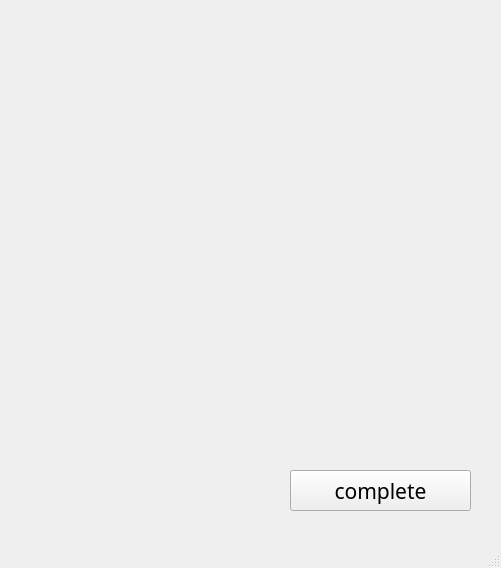
<?xml version="1.0" encoding="UTF-8"?>
<ui version="4.0">
 <class>MainWindow</class>
 <widget class="QMainWindow" name="MainWindow">
  <property name="geometry">
   <rect>
    <x>0</x>
    <y>0</y>
    <width>501</width>
    <height>568</height>
   </rect>
  </property>
  <property name="windowTitle">
   <string>MainWindow</string>
  </property>
  <widget class="QWidget" name="centralwidget">
   <widget class="QPushButton" name="pushButton">
    <property name="geometry">
     <rect>
      <x>290</x>
      <y>470</y>
      <width>181</width>
      <height>41</height>
     </rect>
    </property>
    <property name="font">
     <font>
      <family>Snap ITC</family>
      <pointsize>16</pointsize>
     </font>
    </property>
    <property name="text">
     <string>complete</string>
    </property>
   </widget>
   <widget class="QWidget" name="gridLayoutWidget">
    <property name="geometry">
     <rect>
      <x>30</x>
      <y>20</y>
      <width>431</width>
      <height>431</height>
     </rect>
    </property>
    <layout class="QGridLayout" name="gridLayout"/>
   </widget>
  </widget>
  <widget class="QMenuBar" name="menubar">
   <property name="geometry">
    <rect>
     <x>0</x>
     <y>0</y>
     <width>501</width>
     <height>26</height>
    </rect>
   </property>
  </widget>
  <widget class="QStatusBar" name="statusbar"/>
 </widget>
 <resources/>
 <connections/>
</ui>
